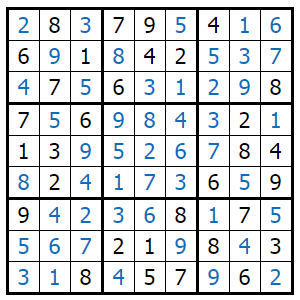
#> input picture all/chapter_03/images/sudoku.png, 300 x 300 px
$ python Number_19.py
#> lines starting #> are read from the running program, lines starting #| are printed output that depends on the picture
"""
    Canny Edge Detection

    Canny edge detection is one of the most popular edge detection methods in image
    processing. This is a multistep process. It first blurs the image to reduce noise
    and then computes Sobel gradients in the X and Y directions, suppresses the edges
    where nonmaxima is calculated, and finally determines whether a pixel is “edge-like”
    or not by applying hysteresis thresholding.
"""

# Canny Edge Detection

from cv2 import (imread, imshow, waitKey, cvtColor, COLOR_BGR2GRAY, Canny)


# Loading the image and converting to grayscale
original_image = imread("images/sudoku.png")
#> original_image is the input picture: shape (300, 300, 3); mean B, G, R 218.4, 215.8, 213
grayscale_image = cvtColor(original_image, COLOR_BGR2GRAY)
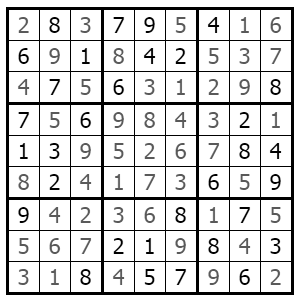
#> grayscale_image: shape (300, 300); min 0, max 255, mean 215.2
imshow("Grayscale Image", grayscale_image)

# Canny function for edge detection
result = Canny(grayscale_image, 50, 170)
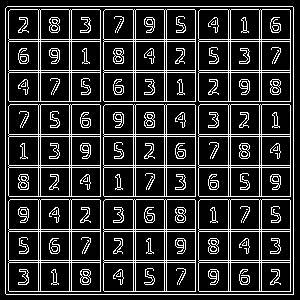
#> result: shape (300, 300); 17.5% white in thin lines or dots
imshow("Canny Applied Image", result)
waitKey(0)
